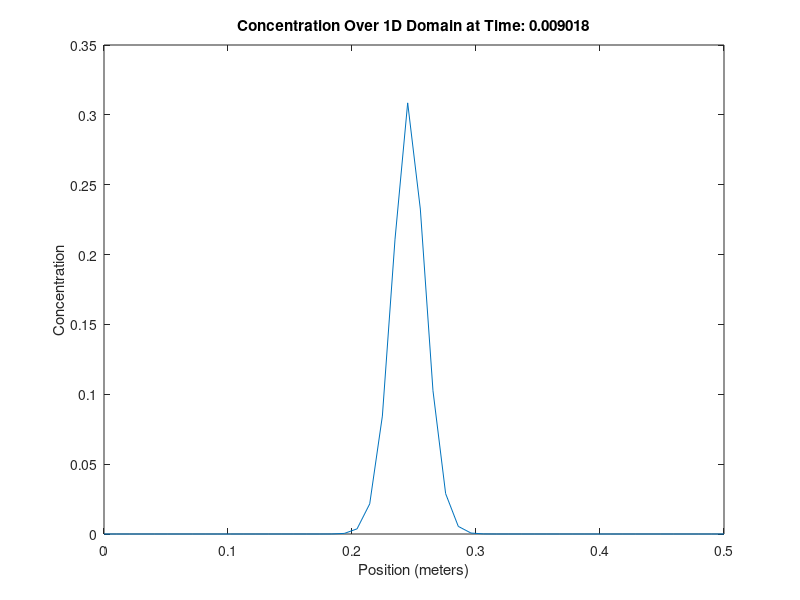
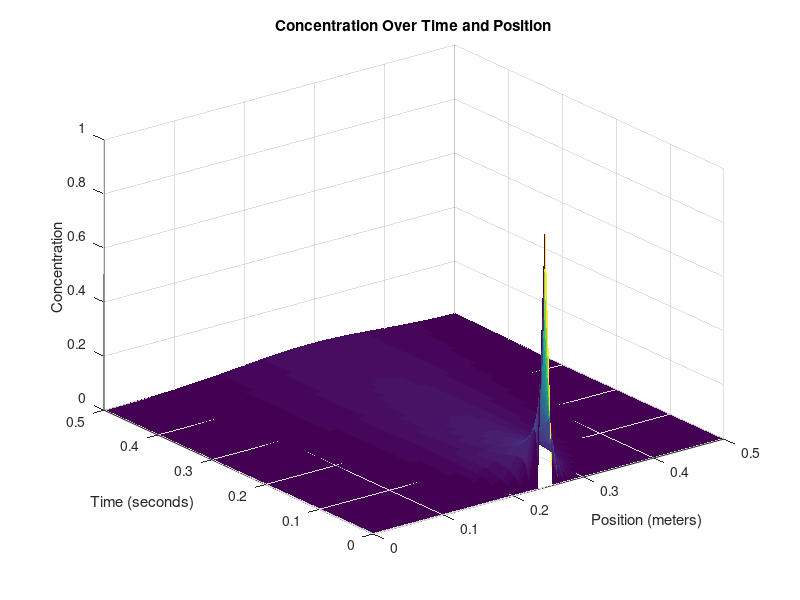

These charts were generated, in order, by the following MATLAB code:
clear
close all
clc

% Define parameters
domain_length = 0.5;   % Domain length (meters)
discretization = 50;    % Number of spatial discretization points
dx = domain_length / (discretization - 1);

time_length = 0.5;      % Time length (seconds)
time_steps = 500;       % Number of time steps
dt = time_length / time_steps;

D = 0.01;               % Diffusion coefficient
velocity = 0.1;         % Constant velocity (m/s)
inflow_concentration = 1.0; % Constant solute concentration at the first cell

% Create a grid for space and time
x = linspace(0, domain_length, discretization);
t = linspace(0, time_length, time_steps);

% Initialize the concentration array (1D)
C = zeros(discretization, time_steps);

% Set up the diffusion-convection ODE
rejection_rate = 0; % No rejection

% Initial condition (as a column vector)
C(:, 1) = zeros(discretization, 1); % Initialize to 0 everywhere
C(discretization/2, 1) = inflow_concentration; % Set the inflow concentration at the first position

% Time-stepping loop
for k = 2:time_steps
    for i = 1:discretization
        % Calculate the second derivative in x direction
        d2Cdx2 = D * (C(min(i + 1, discretization), k-1) - 2 * C(i, k-1) + C(max(i - 1, 1), k-1)) / dx^2;
        
        % Calculate convection term
        dCdt_convection = -velocity * (C(i, k-1) - C(max(i - 1, 1), k-1)) / dx;
        
        % Apply the diffusion-convection equation
        C(i, k) = C(i, k-1) + dt * (d2Cdx2 - rejection_rate * C(i, k-1) + dCdt_convection);
    end
end

% Plot concentration at a specific time
time_index = 10;  % Change this index to select the time you want to visualize
figure;
plot(x, C(:, time_index));
xlabel('Position (meters)');
ylabel('Concentration');
title(['Concentration Over 1D Domain at Time: ' num2str(t(time_index))]);


% Create a 3D surface plot to visualize concentration over time and position
[T, X] = meshgrid(t, x);
figure;
h = surf(X, T, C); % Transpose removed here
xlabel('Position (meters)');
ylabel('Time (seconds)');
zlabel('Concentration');
title('Concentration Over Time and Position');

set(h,'LineStyle','none')
